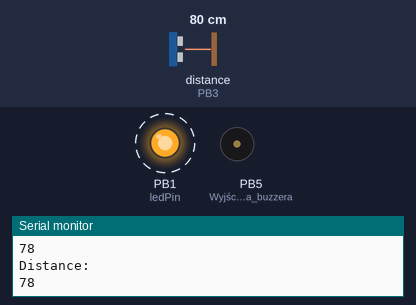
The sketch below on a simulated ATtiny85, built with avr-gcc and run on an emulated ATtiny85. Parts: output pins drawn as LEDs (lit = HIGH), buzzer (waves = sounding, pin HIGH), the last lines printed to the serial monitor. Wiring (inferred from the names in the program): ultrasonic range finder: trigger PB2; echo PB3. Dashed ring = blinking. The inputs (shaded band) are chosen by the test bench; at power-on: distance to the obstacle (sensor on PB3) 80 cm. The echo pulse lasts 58.3 µs per cm; pins used as bus, display or sensor lines are not drawn.

Above: at 0.92 s.
1.3 s: distance to the obstacle (sensor on PB3) set to 75 cm
4.3 s: distance to the obstacle (sensor on PB3) set to 67 cm
At 4.61 s:
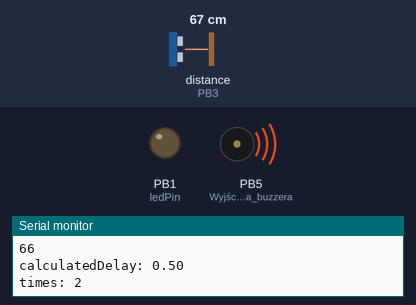
7.3 s: distance to the obstacle (sensor on PB3) set to 8 cm
10.3 s: distance to the obstacle (sensor on PB3) set to 5 cm
At 11.6 s:
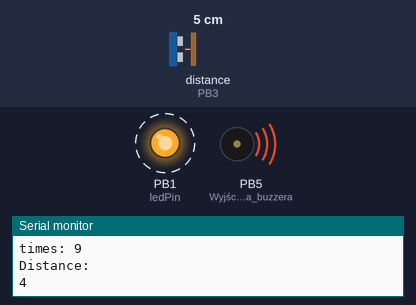
13.3 s: distance to the obstacle (sensor on PB3) set to 18 cm
At 14.82 s:
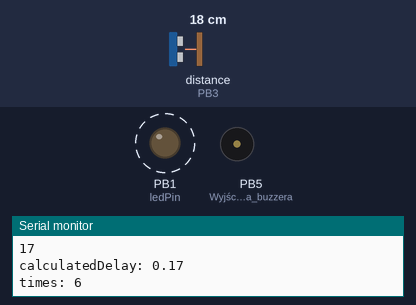
16.3 s: distance to the obstacle (sensor on PB3) set to 2 cm
At 16.42 s:
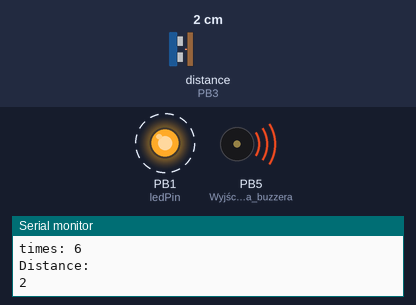
Timing chart, 0 to 20.3 s (numbered marks = the images above; inputs shaded):
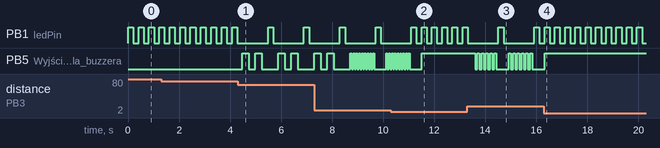

The sketch:

sketch_aug12b_hcsr04_digispark.ino
```cpp
#define trigPin 2
#define echoPin 3
#define ledPin 1

void setup() {
  Serial.begin (9600);
  pinMode(trigPin, OUTPUT); //Pin, do którego podłączymy trig jako wyjście
  pinMode(echoPin, INPUT); //a echo, jako wejście
  pinMode(ledPin, OUTPUT);
  pinMode(5, OUTPUT); //Wyjście dla buzzera
}

void loop() {
  zakres(10, 25); //Włącz alarm, jeśli w odległości od 10 do 25 cm od czujnika jest przeszkoda
  digitalWrite(ledPin, HIGH);
  delay(200);
  digitalWrite(ledPin, LOW);
  delay(200);
}

int zmierzOdleglosc() {
  long czas, dystans;

  digitalWrite(trigPin, LOW);
  delayMicroseconds(2);
  digitalWrite(trigPin, HIGH);
  delayMicroseconds(10);
  digitalWrite(trigPin, LOW);

  czas = pulseIn(echoPin, HIGH);
  dystans = czas * 0.034/2;

  Serial.println("Distance: ");
  Serial.println(dystans);
  return dystans;
}

void zakres(int a, int b) {
  int jakDaleko = zmierzOdleglosc();
  if (jakDaleko <= 5) {
      digitalWrite(5, HIGH); //Włączamy buzzer
  } else if ((jakDaleko > 5) && (jakDaleko <= 15)) {
      beepXTimes(9);
  } else if ((jakDaleko > 15) && (jakDaleko <= 30)) {
      beepXTimes(6);
  } else if ((jakDaleko > 30) && (jakDaleko <= 40)) {
      beepXTimes(4);
  } else if ((jakDaleko > 40) && (jakDaleko <= 70)) {
      beepXTimes(2);
  } else {
      digitalWrite(5, LOW);
  }
}

void beepXTimes(int times) {
  float calculatedDelay = 1.0f/((float)(times));
  Serial.print("calculatedDelay: ");
  Serial.println(calculatedDelay);
  Serial.print("times: ");
  Serial.println(times);

  for(int i = 0; i < times; i++) {
    digitalWrite(5, HIGH);
    delay(calculatedDelay * 500);
    digitalWrite(5, LOW);
    delay(calculatedDelay * 500);
  }
}
```

Measured:
- the behaviour switches between 72 and 71 cm on distance to the obstacle (sensor on PB3) (found by bisection; images 0 and 1)
- the behaviour switches between 7 and 6 cm on distance to the obstacle (sensor on PB3) (found by bisection; images 1 and 2)
- after the input at 4.3 s, PB1 (ledPin): alternates HIGH for 0.20 s and LOW for 1.2 s, starting after 1.2 s; PB5 (Wyjście_dla_buzzera): LOW → HIGH after 0.19 s, → LOW 0.25 s later, → HIGH 0.25 s later, → LOW 0.25 s later, … (8 changes in this stretch)
- after the input at 10.3 s, PB1 (ledPin): alternates HIGH for 0.20 s and LOW for 0.20 s, starting after 1.2 s; PB5 (Wyjście_dla_buzzera): goes on until 11.5 s, then stays HIGH
- after the input at 13.3 s, PB1 (ledPin): alternates HIGH for 0.20 s and LOW for 1.2 s, starting after 1.2 s; PB5 (Wyjście_dla_buzzera): goes 5 × (LOW 0.08 s, HIGH 0.08 s), LOW 0.49 s, 5 × (HIGH 0.08 s, LOW 0.08 s), HIGH 0.08 s, then LOW, starting after 0.31 s
- after the input at 16.3 s, PB1 (ledPin): alternates HIGH for 0.20 s and LOW for 0.20 s, starting at once; PB5 (Wyjście_dla_buzzera): goes on until 16.3 s, then stays HIGH
- by itself, PB1 (ledPin): alternates HIGH for 0.20 s and LOW for 0.21 s
